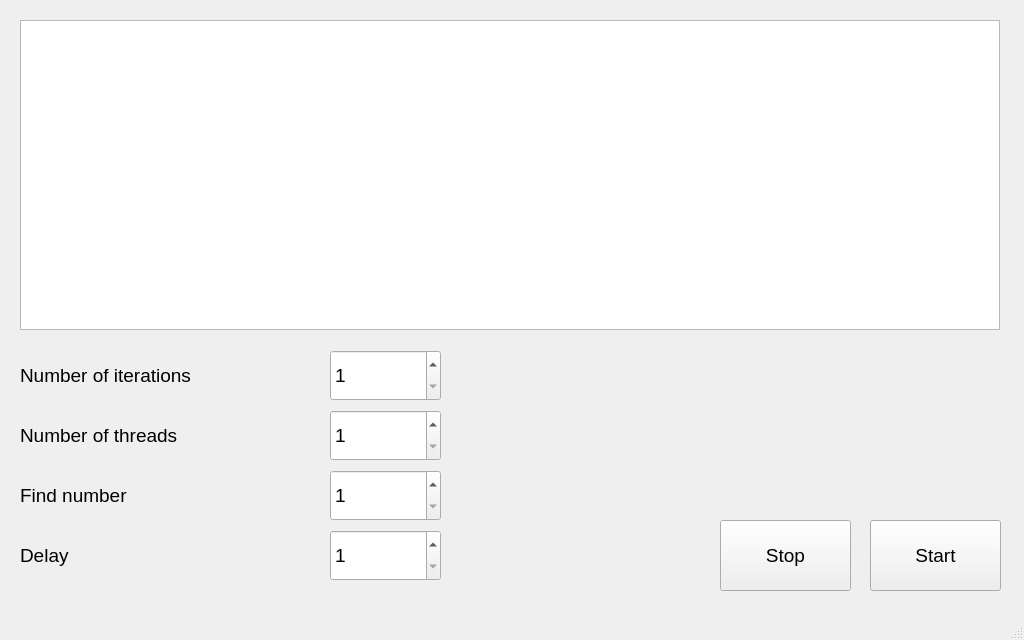
<?xml version="1.0" encoding="UTF-8"?>
<ui version="4.0">
 <class>MainWindow</class>
 <widget class="QMainWindow" name="MainWindow">
  <property name="geometry">
   <rect>
    <x>0</x>
    <y>0</y>
    <width>1024</width>
    <height>640</height>
   </rect>
  </property>
  <property name="sizePolicy">
   <sizepolicy hsizetype="Preferred" vsizetype="Preferred">
    <horstretch>0</horstretch>
    <verstretch>0</verstretch>
   </sizepolicy>
  </property>
  <property name="windowTitle">
   <string>MainWindow</string>
  </property>
  <widget class="QWidget" name="centralwidget">
   <widget class="QSpinBox" name="findNumberSpinBox">
    <property name="geometry">
     <rect>
      <x>330</x>
      <y>470</y>
      <width>111</width>
      <height>51</height>
     </rect>
    </property>
    <property name="font">
     <font>
      <pointsize>14</pointsize>
     </font>
    </property>
    <property name="minimum">
     <number>1</number>
    </property>
    <property name="maximum">
     <number>10</number>
    </property>
   </widget>
   <widget class="QSpinBox" name="threadSpinBox">
    <property name="geometry">
     <rect>
      <x>330</x>
      <y>410</y>
      <width>111</width>
      <height>51</height>
     </rect>
    </property>
    <property name="font">
     <font>
      <pointsize>14</pointsize>
     </font>
    </property>
    <property name="minimum">
     <number>1</number>
    </property>
    <property name="maximum">
     <number>99</number>
    </property>
   </widget>
   <widget class="QSpinBox" name="iterSpinBox">
    <property name="geometry">
     <rect>
      <x>330</x>
      <y>350</y>
      <width>111</width>
      <height>51</height>
     </rect>
    </property>
    <property name="font">
     <font>
      <pointsize>14</pointsize>
     </font>
    </property>
    <property name="minimum">
     <number>1</number>
    </property>
    <property name="maximum">
     <number>9999</number>
    </property>
   </widget>
   <widget class="QPushButton" name="startButton">
    <property name="geometry">
     <rect>
      <x>870</x>
      <y>520</y>
      <width>131</width>
      <height>71</height>
     </rect>
    </property>
    <property name="font">
     <font>
      <pointsize>14</pointsize>
     </font>
    </property>
    <property name="text">
     <string>Start</string>
    </property>
   </widget>
   <widget class="QPushButton" name="stopButton">
    <property name="geometry">
     <rect>
      <x>720</x>
      <y>520</y>
      <width>131</width>
      <height>71</height>
     </rect>
    </property>
    <property name="font">
     <font>
      <pointsize>14</pointsize>
     </font>
    </property>
    <property name="text">
     <string>Stop</string>
    </property>
   </widget>
   <widget class="QTableWidget" name="tableWidget">
    <property name="geometry">
     <rect>
      <x>20</x>
      <y>20</y>
      <width>980</width>
      <height>310</height>
     </rect>
    </property>
    <property name="font">
     <font>
      <pointsize>14</pointsize>
     </font>
    </property>
   </widget>
   <widget class="QLabel" name="threadLabel">
    <property name="geometry">
     <rect>
      <x>20</x>
      <y>410</y>
      <width>311</width>
      <height>51</height>
     </rect>
    </property>
    <property name="font">
     <font>
      <pointsize>14</pointsize>
     </font>
    </property>
    <property name="text">
     <string>Number of threads</string>
    </property>
   </widget>
   <widget class="QLabel" name="iterLabel">
    <property name="geometry">
     <rect>
      <x>20</x>
      <y>350</y>
      <width>311</width>
      <height>51</height>
     </rect>
    </property>
    <property name="font">
     <font>
      <pointsize>14</pointsize>
     </font>
    </property>
    <property name="text">
     <string>Number of iterations</string>
    </property>
   </widget>
   <widget class="QLabel" name="findNumberLabel">
    <property name="geometry">
     <rect>
      <x>20</x>
      <y>470</y>
      <width>311</width>
      <height>51</height>
     </rect>
    </property>
    <property name="font">
     <font>
      <pointsize>14</pointsize>
     </font>
    </property>
    <property name="text">
     <string>Find number</string>
    </property>
   </widget>
   <widget class="QSpinBox" name="delaySpinBox">
    <property name="geometry">
     <rect>
      <x>330</x>
      <y>530</y>
      <width>111</width>
      <height>51</height>
     </rect>
    </property>
    <property name="font">
     <font>
      <pointsize>14</pointsize>
     </font>
    </property>
    <property name="minimum">
     <number>1</number>
    </property>
    <property name="maximum">
     <number>9</number>
    </property>
   </widget>
   <widget class="QLabel" name="delayLabel">
    <property name="geometry">
     <rect>
      <x>20</x>
      <y>530</y>
      <width>311</width>
      <height>51</height>
     </rect>
    </property>
    <property name="font">
     <font>
      <pointsize>14</pointsize>
     </font>
    </property>
    <property name="text">
     <string>Delay</string>
    </property>
   </widget>
  </widget>
  <widget class="QMenuBar" name="menubar">
   <property name="geometry">
    <rect>
     <x>0</x>
     <y>0</y>
     <width>1024</width>
     <height>23</height>
    </rect>
   </property>
  </widget>
  <widget class="QStatusBar" name="statusbar"/>
 </widget>
 <resources/>
 <connections/>
</ui>
